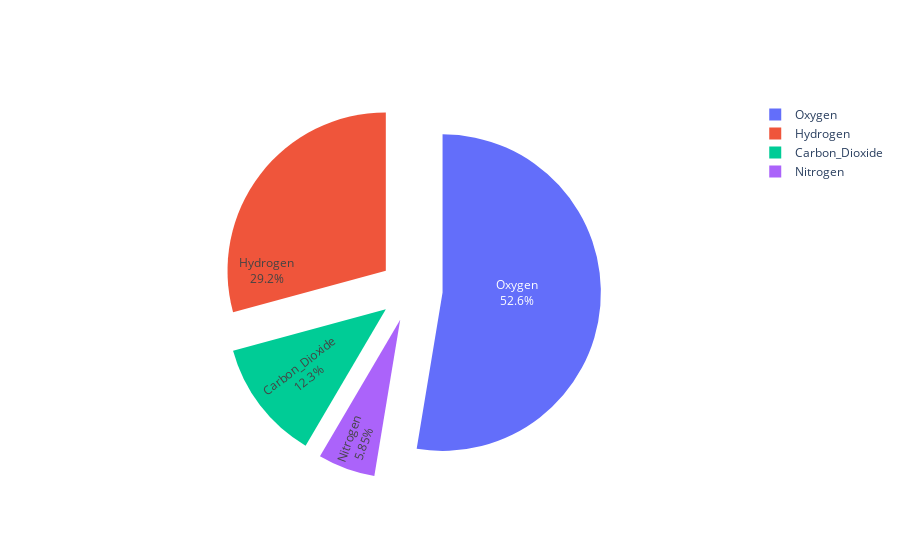

Source (notebook cell):
### Code cell
labels = ['Oxygen','Hydrogen','Carbon_Dioxide','Nitrogen']
values = [4500, 2500, 1053, 500]

# pull is given as a fraction of the pie radius
fig = pgo.Figure(data=[pgo.Pie(labels=labels, values=values, pull=[0.2, 0.2, 0.2, 0.2],insidetextorientation='radial',text=labels)])
fig.show()

### Figure 1 — Plotly figure (JSON) as saved in the notebook; plotly's stock layout.template omitted (floating-point values rounded to 4 significant figures)
{"data": [{"insidetextorientation": "radial", "labels": ["Oxygen", "Hydrogen", "Carbon_Dioxide", "Nitrogen"], "pull": [0.2, 0.2, 0.2, 0.2], "text": ["Oxygen", "Hydrogen", "Carbon_Dioxide", "Nitrogen"], "type": "pie", "values": [4500, 2500, 1053, 500]}], "layout": {}}
